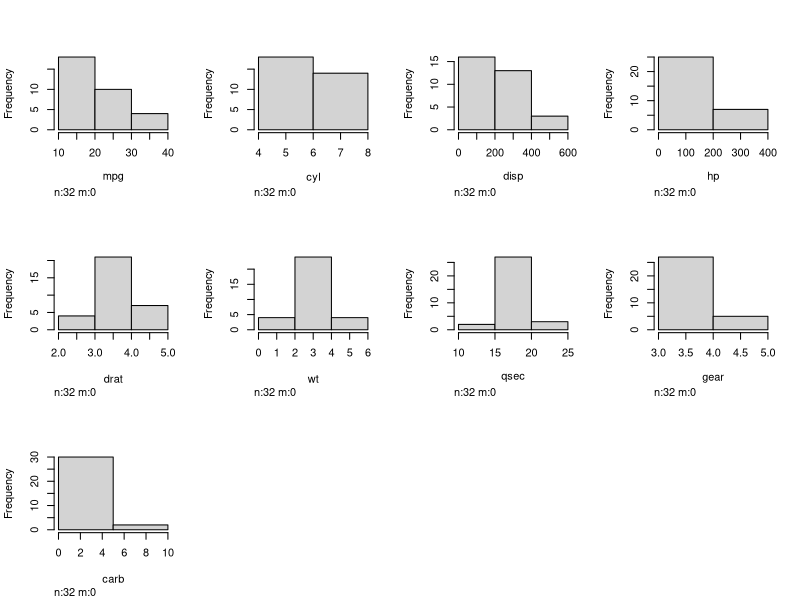
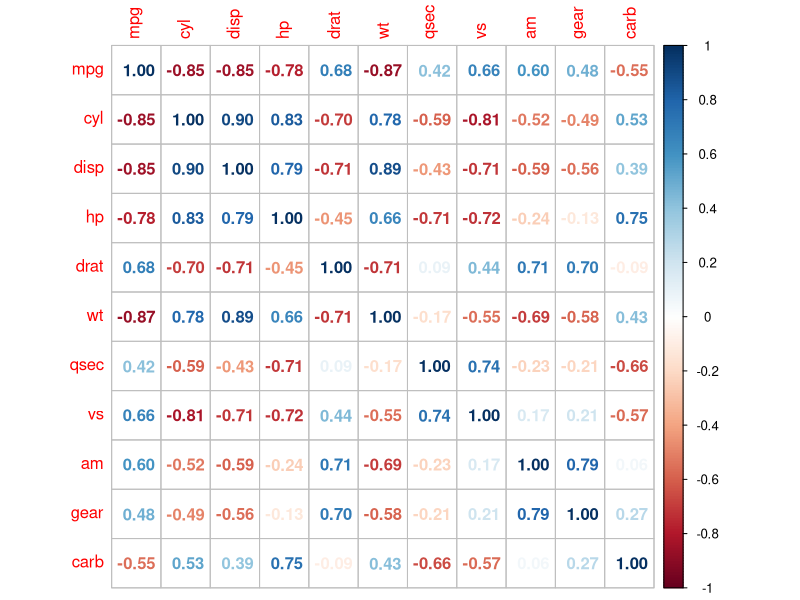

Source code (R) for these figures, in order:
## ---- chunk 1
knitr::opts_chunk$set(echo = TRUE)
## ---- chunk 2
library(psych)
library(Hmisc)
library(corrplot)


## ---- chunk 3
#data = iris
data = mtcars

## ---- chunk 4



####### Numerical statistics############



dataNumericStats <- function(df) {
  numeric_df = as.data.frame(df[ ,sapply(df, is.numeric)])
  statDF = (as.data.frame(psych::describe(numeric_df)))
  statDF <- cbind(rownames(statDF), data.frame(statDF, row.names=NULL))
  
  names(statDF) = c("Variables", "Variance","no.of.datapoints","Mean","Standard Deviation","Median","Trimmed mean","Mean Absloute deviation","Minimum value","Maximun Value", "Range","Skewness","kurtosis","Standard error"  )
  return(statDF)
  }

dataNumericStats(data)


## ---- chunk 5
################## Missing data ###########
missingDataNumber <- function(df) {
  missData <- as.data.frame(colMeans(is.na(df))*100)
  missData <- cbind(rownames(missData), data.frame(missData, row.names=NULL))
  names(missData) <- c('Variables',"Missing Percentage")
  return(missData)
}

missingDataNumber(data)



## ---- chunk 6


######### Identifiying outliers ###############

dataOutlaiers <- function(df) {
  
  FindOutliers <- function(data) {
    lowerq = quantile(data)[2]
    upperq = quantile(data)[4]
    iqr = upperq - lowerq #Or use IQR(data)
    # we identify extreme outliers
    extreme.threshold.upper = (iqr * 3) + upperq
    extreme.threshold.lower = lowerq - (iqr * 3)
    result <- which(data > extreme.threshold.upper | data < extreme.threshold.lower)
    length(result)
  }
  
  numeric_df = as.data.frame(df[ ,sapply(df, is.numeric)])
  
  outlaiersData <- as.data.frame(apply(numeric_df, 2, FindOutliers))
  outlaiersData <- cbind(rownames(outlaiersData), data.frame(outlaiersData, row.names=NULL))
  names(outlaiersData) <- c('Variables',"Outlaiers count")
  
  return(outlaiersData)
}

dataOutlaiers(data)



## ---- chunk 7



########### Histogram Plot ##########


getHistogram <- function(df) {
  numeric_df = as.data.frame(df[ ,sapply(df, is.numeric)])
  #plt <- hist.data.frame(numeric_df)
  return(hist.data.frame(numeric_df))
}

getHistogram(data)



## ---- chunk 8



########### correlation Plot ##########


getCorrelation <- function(df) {
  numeric_df = as.data.frame(df[ ,sapply(df, is.numeric)])
  cor_data <- cor(numeric_df)
  return(corrplot(cor_data, method="number"))
}

getCorrelation(data)
